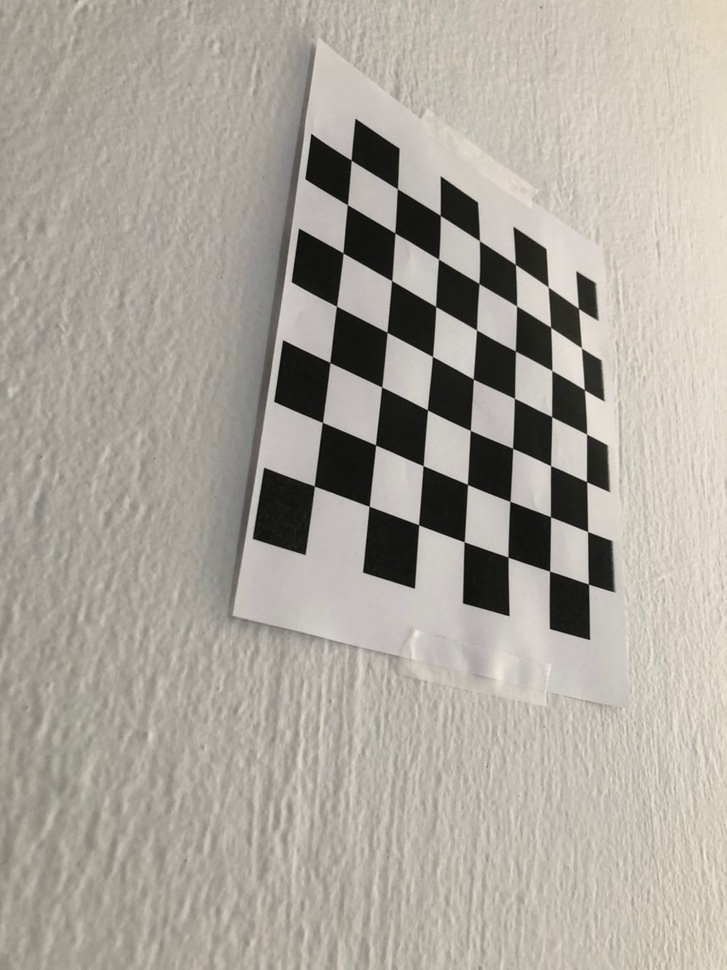
#> input picture practice/1.1/test.jpeg, 727 x 970 px, shrunk from 956 x 1276 before the run, given in place of the camera
$ python contrast.py
#> lines starting #> are read from the running program, lines starting #| are printed output that depends on the picture
import cv2

def main():

    cap = cv2.VideoCapture(0)
    while True:
        ret, img = cap.read()
#> img is the input picture: shape (970, 727, 3); mean B, G, R 156.6, 165.9, 170.7


        lab = cv2.cvtColor(img, cv2.COLOR_BGR2LAB)
#> lab: shape (970, 727, 3); mean of channels 0, 1, 2 172.2, 128.1, 133.4

        #-----Splitting the LAB image to different channels-------------------------
        l, a, b = cv2.split(lab)
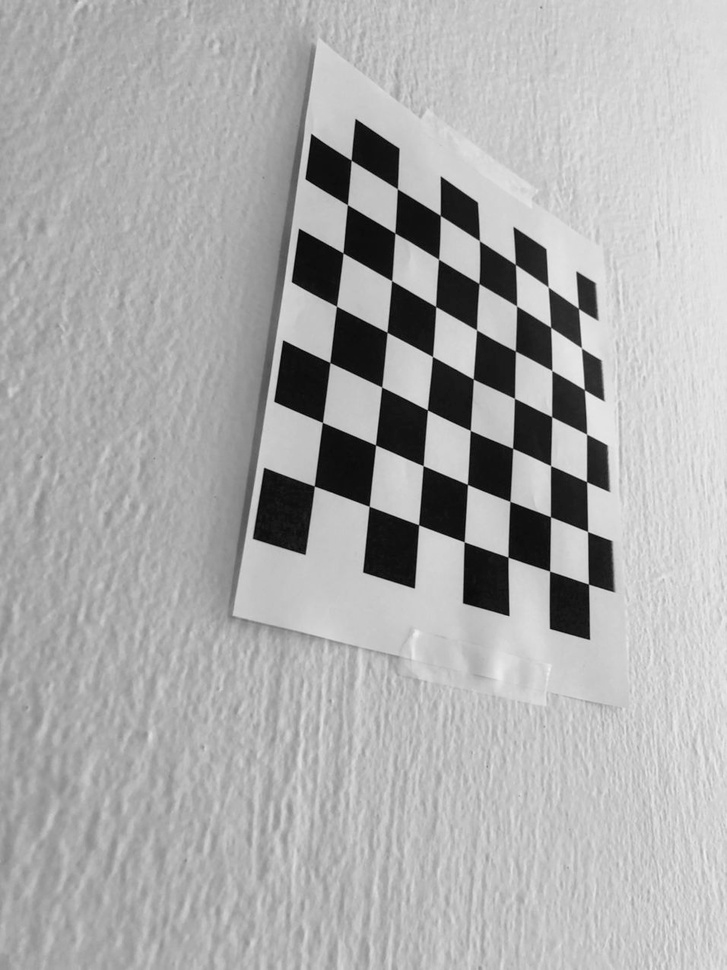
#> l: shape (970, 727); min 2, max 242, mean 172.2
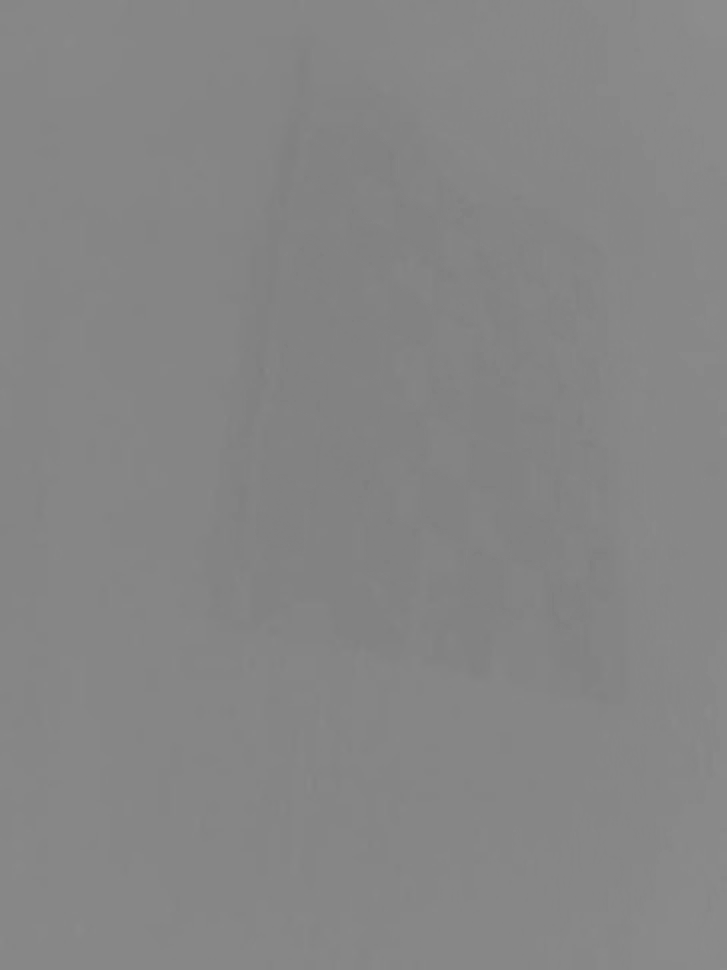
#> b: shape (970, 727); min 125, max 142, mean 133.4

        #-----Applying CLAHE to L-channel-------------------------------------------
        clahe = cv2.createCLAHE(clipLimit=3.0, tileGridSize=(8,8))
        cl = clahe.apply(l)
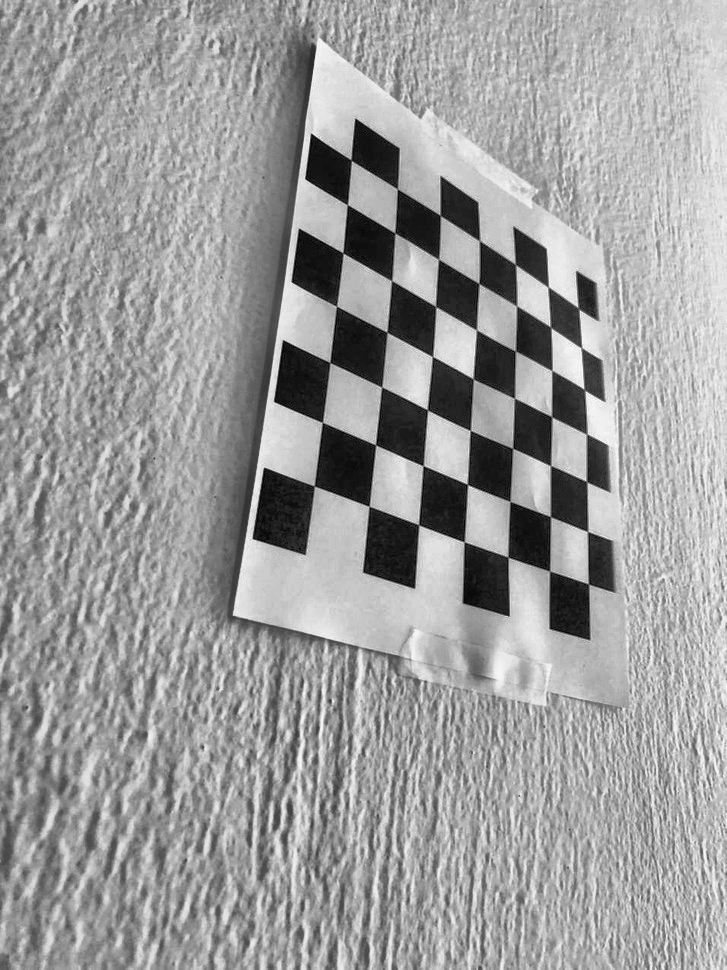
#> cl: shape (970, 727); min 1, max 249, mean 156.6

        #-----Merge the CLAHE enhanced L-channel with the a and b channel-----------
        limg = cv2.merge((cl,a,b))
#> limg: shape (970, 727, 3); mean of channels 0, 1, 2 156.6, 128.1, 133.4

        #-----Converting image from LAB Color model to RGB model--------------------
        img = cv2.cvtColor(limg, cv2.COLOR_LAB2BGR)
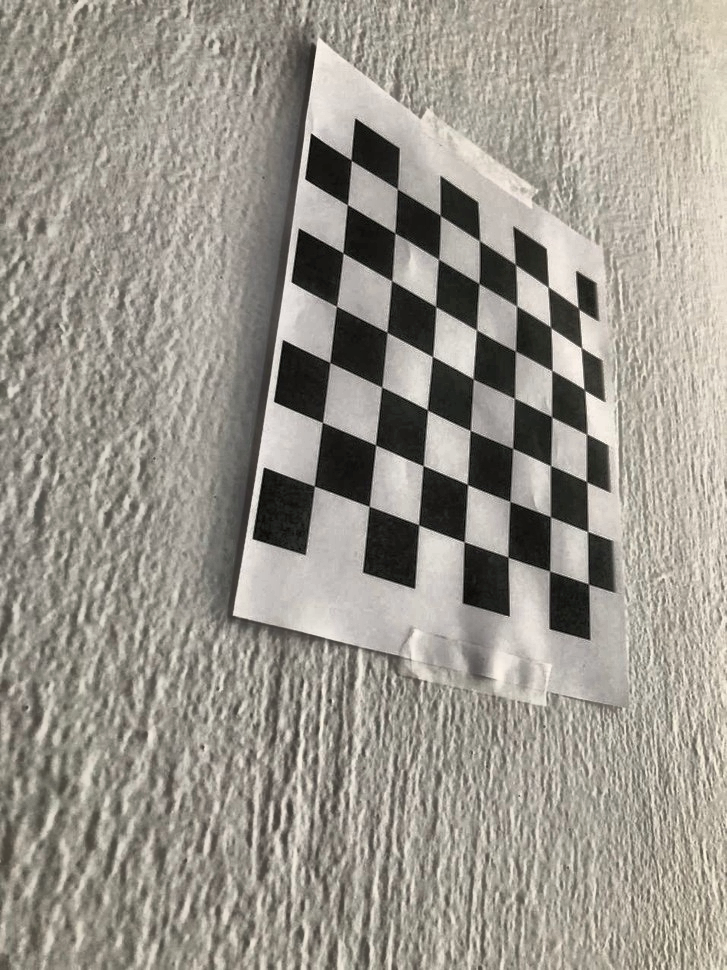
#> img: shape (970, 727, 3); mean B, G, R 140.7, 149.9, 154.6


        cv2.imshow('Video feed', img)

        if cv2.waitKey(1) == 27:
#> (key Esc is pressed here)
            break

    cap.release()
    cv2.destroyAllWindows()


if __name__ == "__main__":
    main()
